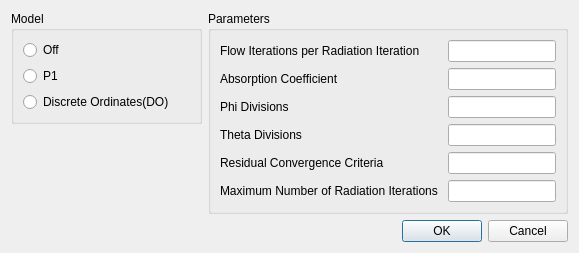
<?xml version="1.0" encoding="UTF-8"?>
<ui version="4.0">
 <class>RadiationModelDialog</class>
 <widget class="QDialog" name="RadiationModelDialog">
  <property name="geometry">
   <rect>
    <x>0</x>
    <y>0</y>
    <width>579</width>
    <height>252</height>
   </rect>
  </property>
  <property name="windowTitle">
   <string>Radiation Model</string>
  </property>
  <layout class="QVBoxLayout" name="verticalLayout_4">
   <item>
    <widget class="QWidget" name="widget_5" native="true">
     <layout class="QHBoxLayout" name="horizontalLayout">
      <property name="leftMargin">
       <number>0</number>
      </property>
      <property name="topMargin">
       <number>0</number>
      </property>
      <property name="rightMargin">
       <number>0</number>
      </property>
      <property name="bottomMargin">
       <number>0</number>
      </property>
      <item>
       <widget class="QWidget" name="modelWidget" native="true">
        <layout class="QVBoxLayout" name="verticalLayout_2">
         <property name="leftMargin">
          <number>0</number>
         </property>
         <property name="topMargin">
          <number>0</number>
         </property>
         <property name="rightMargin">
          <number>0</number>
         </property>
         <property name="bottomMargin">
          <number>0</number>
         </property>
         <item>
          <widget class="QGroupBox" name="modelGroup">
           <property name="sizePolicy">
            <sizepolicy hsizetype="Preferred" vsizetype="Preferred">
             <horstretch>0</horstretch>
             <verstretch>0</verstretch>
            </sizepolicy>
           </property>
           <property name="title">
            <string>Model</string>
           </property>
           <layout class="QVBoxLayout" name="verticalLayout">
            <item>
             <widget class="QRadioButton" name="off">
              <property name="text">
               <string>Off</string>
              </property>
             </widget>
            </item>
            <item>
             <widget class="QRadioButton" name="p1">
              <property name="text">
               <string>P1</string>
              </property>
             </widget>
            </item>
            <item>
             <widget class="QRadioButton" name="DO">
              <property name="text">
               <string>Discrete Ordinates(DO)</string>
              </property>
             </widget>
            </item>
           </layout>
          </widget>
         </item>
         <item>
          <spacer name="verticalSpacer">
           <property name="orientation">
            <enum>Qt::Vertical</enum>
           </property>
           <property name="sizeType">
            <enum>QSizePolicy::Expanding</enum>
           </property>
           <property name="sizeHint" stdset="0">
            <size>
             <width>20</width>
             <height>0</height>
            </size>
           </property>
          </spacer>
         </item>
        </layout>
       </widget>
      </item>
      <item>
       <widget class="QWidget" name="parametersWidget" native="true">
        <layout class="QVBoxLayout" name="verticalLayout_3">
         <property name="leftMargin">
          <number>0</number>
         </property>
         <property name="topMargin">
          <number>0</number>
         </property>
         <property name="rightMargin">
          <number>0</number>
         </property>
         <property name="bottomMargin">
          <number>0</number>
         </property>
         <item>
          <widget class="QGroupBox" name="parametersGroup">
           <property name="sizePolicy">
            <sizepolicy hsizetype="Preferred" vsizetype="Preferred">
             <horstretch>0</horstretch>
             <verstretch>0</verstretch>
            </sizepolicy>
           </property>
           <property name="title">
            <string>Parameters</string>
           </property>
           <layout class="QFormLayout" name="formLayout">
            <item row="1" column="0">
             <widget class="QLabel" name="label_2">
              <property name="minimumSize">
               <size>
                <width>0</width>
                <height>0</height>
               </size>
              </property>
              <property name="text">
               <string>Absorption Coefficient</string>
              </property>
             </widget>
            </item>
            <item row="1" column="1">
             <widget class="QLineEdit" name="absorptionCoefficient">
              <property name="sizePolicy">
               <sizepolicy hsizetype="Preferred" vsizetype="Fixed">
                <horstretch>0</horstretch>
                <verstretch>0</verstretch>
               </sizepolicy>
              </property>
             </widget>
            </item>
            <item row="2" column="0">
             <widget class="QLabel" name="phiDivisionsLabel">
              <property name="minimumSize">
               <size>
                <width>0</width>
                <height>0</height>
               </size>
              </property>
              <property name="text">
               <string>Phi Divisions </string>
              </property>
             </widget>
            </item>
            <item row="3" column="1">
             <widget class="QLineEdit" name="thetaDivisions">
              <property name="sizePolicy">
               <sizepolicy hsizetype="Preferred" vsizetype="Fixed">
                <horstretch>0</horstretch>
                <verstretch>0</verstretch>
               </sizepolicy>
              </property>
             </widget>
            </item>
            <item row="4" column="1">
             <widget class="QLineEdit" name="residualConvergenceCriteria">
              <property name="sizePolicy">
               <sizepolicy hsizetype="Preferred" vsizetype="Fixed">
                <horstretch>0</horstretch>
                <verstretch>0</verstretch>
               </sizepolicy>
              </property>
             </widget>
            </item>
            <item row="5" column="1">
             <widget class="QLineEdit" name="maximumNumberOfRadiationIterations">
              <property name="sizePolicy">
               <sizepolicy hsizetype="Preferred" vsizetype="Fixed">
                <horstretch>0</horstretch>
                <verstretch>0</verstretch>
               </sizepolicy>
              </property>
             </widget>
            </item>
            <item row="0" column="0">
             <widget class="QLabel" name="flowIterationsPerRadiationIterationLabel">
              <property name="minimumSize">
               <size>
                <width>0</width>
                <height>0</height>
               </size>
              </property>
              <property name="text">
               <string>Flow Iterations per Radiation Iteration</string>
              </property>
             </widget>
            </item>
            <item row="0" column="1">
             <widget class="QLineEdit" name="flowIterationsPerRadiationIteration">
              <property name="sizePolicy">
               <sizepolicy hsizetype="Preferred" vsizetype="Fixed">
                <horstretch>0</horstretch>
                <verstretch>0</verstretch>
               </sizepolicy>
              </property>
             </widget>
            </item>
            <item row="5" column="0">
             <widget class="QLabel" name="maximumNumberOfRadiationIterationsLabel">
              <property name="minimumSize">
               <size>
                <width>0</width>
                <height>0</height>
               </size>
              </property>
              <property name="text">
               <string>Maximum Number of Radiation Iterations </string>
              </property>
             </widget>
            </item>
            <item row="4" column="0">
             <widget class="QLabel" name="residualConvergenceCriteriaLabel">
              <property name="minimumSize">
               <size>
                <width>0</width>
                <height>0</height>
               </size>
              </property>
              <property name="text">
               <string>Residual Convergence Criteria </string>
              </property>
             </widget>
            </item>
            <item row="3" column="0">
             <widget class="QLabel" name="thetaDivisionsLabel">
              <property name="minimumSize">
               <size>
                <width>0</width>
                <height>0</height>
               </size>
              </property>
              <property name="text">
               <string>Theta Divisions</string>
              </property>
             </widget>
            </item>
            <item row="2" column="1">
             <widget class="QLineEdit" name="phiDivisions">
              <property name="sizePolicy">
               <sizepolicy hsizetype="Preferred" vsizetype="Fixed">
                <horstretch>0</horstretch>
                <verstretch>0</verstretch>
               </sizepolicy>
              </property>
             </widget>
            </item>
           </layout>
          </widget>
         </item>
         <item>
          <spacer name="verticalSpacer_2">
           <property name="orientation">
            <enum>Qt::Vertical</enum>
           </property>
           <property name="sizeHint" stdset="0">
            <size>
             <width>20</width>
             <height>0</height>
            </size>
           </property>
          </spacer>
         </item>
        </layout>
       </widget>
      </item>
     </layout>
    </widget>
   </item>
   <item>
    <widget class="QDialogButtonBox" name="buttonBox">
     <property name="orientation">
      <enum>Qt::Horizontal</enum>
     </property>
     <property name="standardButtons">
      <set>QDialogButtonBox::Cancel|QDialogButtonBox::Ok</set>
     </property>
    </widget>
   </item>
  </layout>
 </widget>
 <resources/>
 <connections>
  <connection>
   <sender>buttonBox</sender>
   <signal>accepted()</signal>
   <receiver>RadiationModelDialog</receiver>
   <slot>accept()</slot>
   <hints>
    <hint type="sourcelabel">
     <x>248</x>
     <y>254</y>
    </hint>
    <hint type="destinationlabel">
     <x>157</x>
     <y>274</y>
    </hint>
   </hints>
  </connection>
  <connection>
   <sender>buttonBox</sender>
   <signal>rejected()</signal>
   <receiver>RadiationModelDialog</receiver>
   <slot>reject()</slot>
   <hints>
    <hint type="sourcelabel">
     <x>316</x>
     <y>260</y>
    </hint>
    <hint type="destinationlabel">
     <x>286</x>
     <y>274</y>
    </hint>
   </hints>
  </connection>
 </connections>
</ui>
